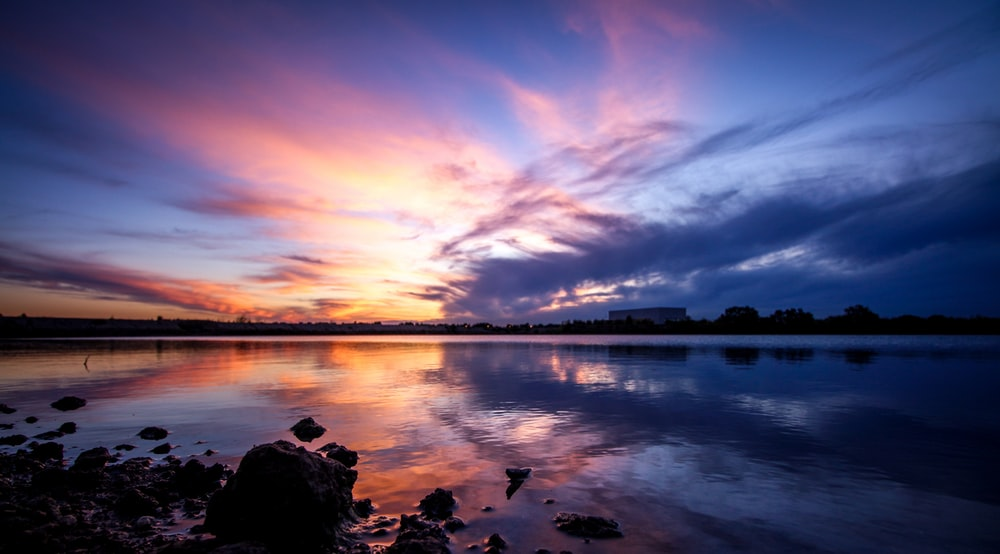
#> input picture imgX.jpg, 1000 x 554 px
$ python testing.py   (older library calls are emulated)
#> lines starting #> are read from the running program, lines starting #| are printed output that depends on the picture
### SVD_bener.py
from os import truncate
import numpy as np
from numpy.lib.twodim_base import diag


def simultaneous_power_iteration(A, k):
    n, m = A.shape
    Q = np.random.rand(n, k)
    Q, _ = np.linalg.qr(Q)
    Q_prev = Q

    for i in range(250):
        Z = A.dot(Q)
        Q, R = np.linalg.qr(Z)

        # can use other stopping criteria as well
        err = ((Q - Q_prev) ** 2).sum()
        # if i % 10 == 0:
        # print(i, err)

        Q_prev = Q
        if err < 1e-6:
            break

    return np.diag(R), Q


def svd_nguli(A: np):
    AT = A.transpose()

    # singular kiri
    AxAT: np = A@AT
    singular_kiri = simultaneous_power_iteration(AxAT, len(AxAT[0]))
    U: np = singular_kiri[1]

    # Sigma
    S = singular_kiri[0]
    S.setflags(write=1)
    found = False
    t = 0
    for i in range(len(S)):
        # [4 lines of commented-out code are left out]
        if (S[i] == 0):
            S[i] = 1e-12
        if(S[i] < 0):
            S[i] *= -1
    S = np.sqrt(S)
    Sigma = np.diag(S)

    Uinv = np.linalg.inv(U)
    Sinv = np.linalg.inv(Sigma)
    VT = Sinv@Uinv@A
    # if (found):
    #VT = VT[:t]
    #S = S[:t]
    return U, S, VT

### testing.py
import cv2
import numpy as np
import time
import sys
import os
from numpy.linalg import svd
from SVD_bener import svd_nguli
from PIL import Image


def compressImage(imagePart, scale):
    U, S, VT = svd_nguli(imagePart)
    # [6 lines of commented-out code are left out]
    S = np.diag(S)
    X = U[:, :scale] @ S[:scale, :scale] @ VT[:scale, :]
    X = cv2.normalize(X, None, 0, 255, cv2.NORM_MINMAX, cv2.CV_8U)
    return X


filename = input()
#> the answer given: imgX.jpg
image = cv2.imread(filename, cv2.IMREAD_UNCHANGED)
#> image is the input picture: shape (554, 1000, 3); mean B, G, R 114.5, 83.1, 92.8
factor = float(input())
#> the answer given: 3
panjang = image.shape[0]
#> panjang = 554
tinggi = image.shape[1]
#> tinggi = 1000
if (panjang > tinggi):
    scale = int(factor*tinggi)
else:
    scale = int(factor*panjang)
#> scale = 1662
start_time = time.time()
if (image.shape[2] == 1):
    resImage = compressImage(image, scale)
elif (image.shape[2] == 3):
    (B, G, R) = cv2.split(image)
    B = B.astype(float)
    G = G.astype(float)
    R = R.astype(float)
    newB = compressImage(B, scale)
#> the loop in simultaneous_power_iteration, `for i in range(250):` made 250 passes
#> err on passes 1 to 3: 1079.4, 689.2, 549.3
#> in svd_nguli, `S = singular_kiri[0]`: S = 554 values, max 8.95e+09 at index 0, min -464 at index 350, mean 16918375.2
#> after the loop in svd_nguli, `for i in range(len(S)):`: S = 554 values, max 8.95e+09 at index 0, min 16.42 at index 553, mean 16918382.5
#> in svd_nguli, `S = np.sqrt(S)`: S = 554 values, max 94586.7 at index 0, min 4.05 at index 553, mean 409.9
#> in svd_nguli, `Sinv = np.linalg.inv(Sigma)`:
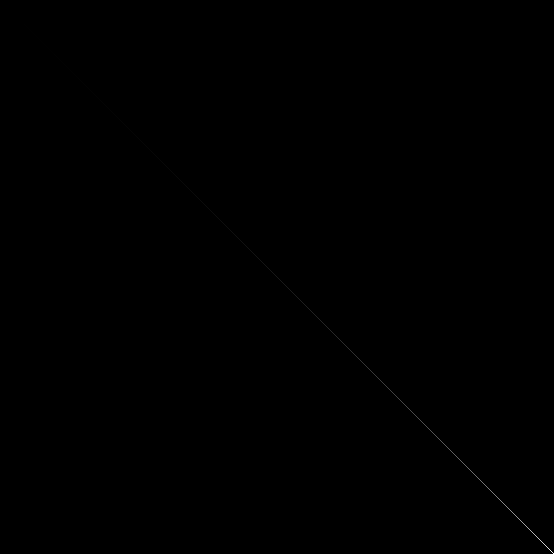
#> Sinv: shape (554, 554) float64; min 0, max 0.247, mean 8.48e-05; drawn with min black and max white
    newG = compressImage(G, scale)
#> the loop in simultaneous_power_iteration (call 2), `for i in range(250):` made 250 passes
#> err on passes 1 to 3: 1102.6, 823.5, 601.3
#> in svd_nguli (call 2), `S = singular_kiri[0]`: S = 554 values, max 5.25e+09 at index 0, min -33.08 at index 522, mean 10420088.1
#> after the loop in svd_nguli (call 2), `for i in range(len(S)):`: S = 554 values, max 5.25e+09 at index 0, min 15.08 at index 553, mean 10420088.8
#> in svd_nguli (call 2), `S = np.sqrt(S)`: S = 554 values, max 72424.3 at index 0, min 3.88 at index 553, mean 374.9
#> in svd_nguli (call 2), `VT = Sinv@Uinv@A`:
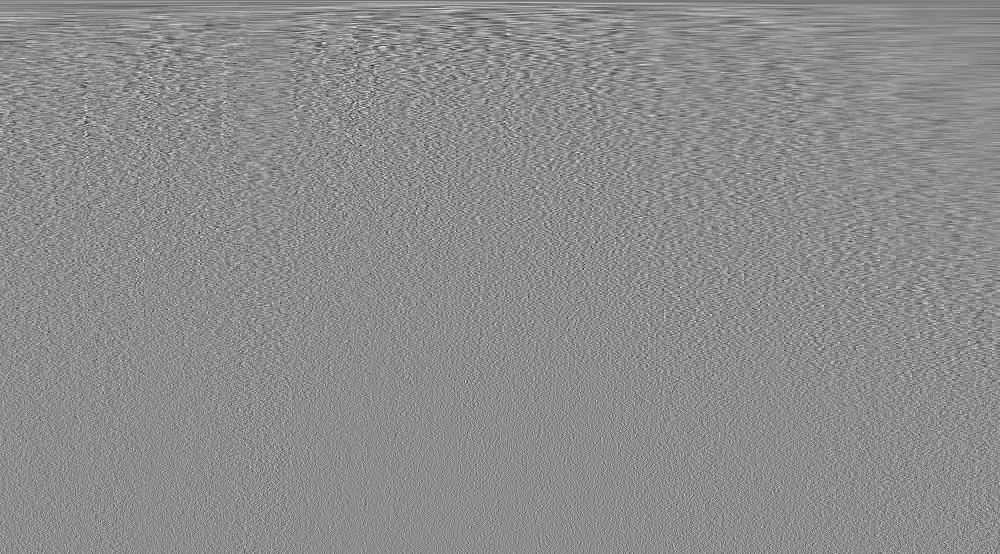
#> VT: shape (554, 1000) float64; min -0.225, max 0.182, mean -0.000114; drawn with min black and max white
    newR = compressImage(R, scale)
#> in svd_nguli (call 3), `AT = A.transpose()`:
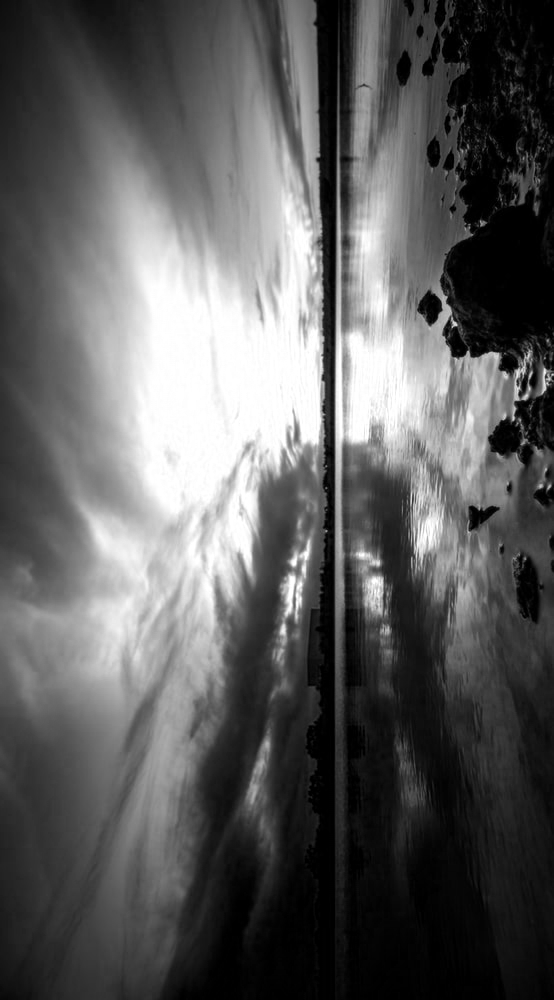
#> AT: shape (1000, 554) float64; min 0, max 255, mean 92.8
#> in svd_nguli (call 3), `AxAT: np = A@AT`:
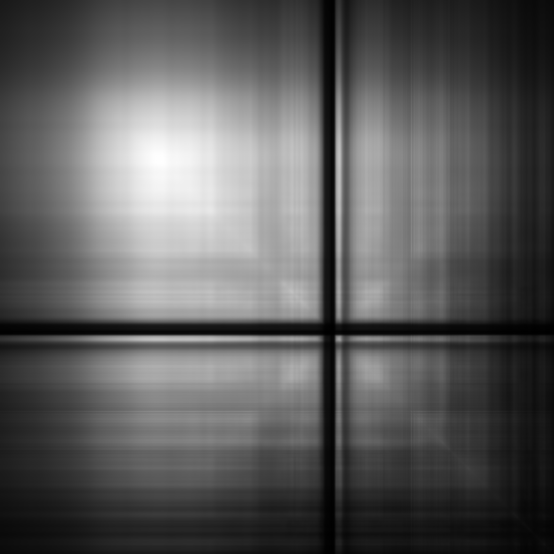
#> AxAT: shape (554, 554) float64; min 56937, max 30476521, mean 11017988; drawn with min black and max white
#> call 3 of simultaneous_power_iteration, with k = 554
#> the loop in simultaneous_power_iteration (call 3), `for i in range(250):` made 250 passes
#> err on passes 1 to 3: 1065.1, 791.8, 481.3
#> pass 1, in simultaneous_power_iteration (call 3), `Q, R = np.linalg.qr(Z)`:
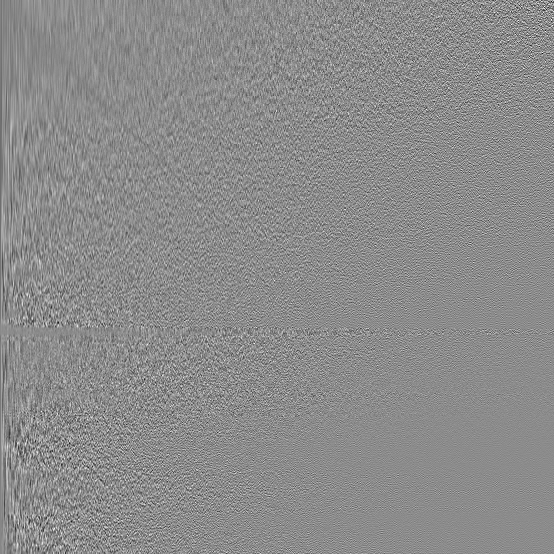
#> Q: shape (554, 554) float64; min -0.292, max 0.24, mean -0.000122; drawn with min black and max white
#> after the loop in simultaneous_power_iteration (call 3), `for i in range(250):`:
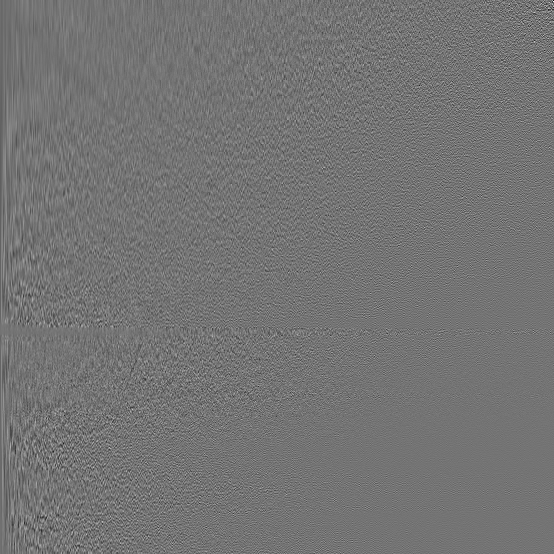
#> Q: shape (554, 554) float64; min -0.374, max 0.446, mean -0.000103; drawn with min black and max white
#> in svd_nguli (call 3), `S = singular_kiri[0]`: S = 554 values, max 7.23e+09 at index 0, min -14406.5 at index 171, mean 14566850.5
#> after the loop in svd_nguli (call 3), `for i in range(len(S)):`: S = 554 values, max 7.23e+09 at index 0, min 18.45 at index 553, mean 14567009.6
#> in svd_nguli (call 3), `S = np.sqrt(S)`: S = 554 values, max 85031.4 at index 0, min 4.3 at index 553, mean 449.8
#> in svd_nguli (call 3), `VT = Sinv@Uinv@A`:
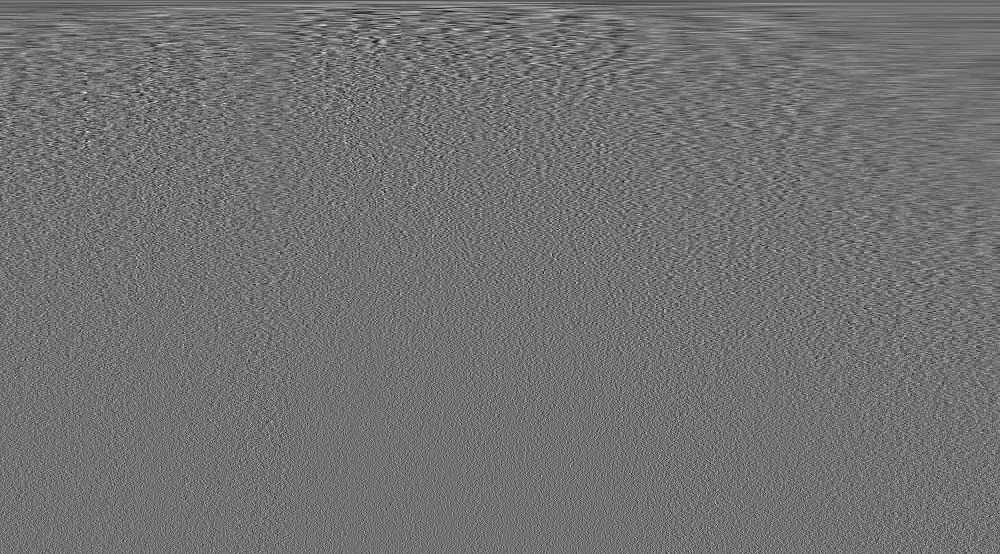
#> VT: shape (554, 1000) float64; min -0.169, max 0.208, mean -0.000112; drawn with min black and max white
    resImage = cv2.merge([newR, newG, newB])
else:  # GBRA image
    (B, G, R, A) = cv2.split(image)
    B = B.astype(float)
    G = G.astype(float)
    R = R.astype(float)
    A = A.astype(float)
    newB = compressImage(B, scale)
    newG = compressImage(G, scale)
    newR = compressImage(R, scale)
    newA = compressImage(A, scale)
    resImage = cv2.merge([newR, newG, newB, newA])
    filename = "compressed.png"
print("--- %s seconds ---" % (time.time() - start_time))
cv2.imshow("ImageCompressed", resImage)
head, tail = os.path.split(filename)
split_name = os.path.splitext(tail)
newname = split_name[-2] + "_compressed" + split_name[-1]
im = Image.fromarray(resImage)
im.save('static/'+newname, optimize=True)
